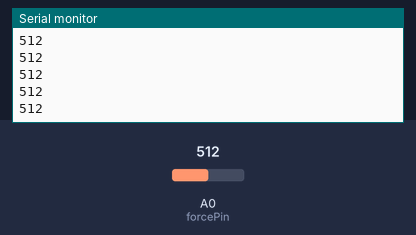
Simulated run of this sketch. Board: Arduino Uno, built with avr-gcc and run on an emulated ATmega328P. On the bench: the last lines printed to the serial monitor. The test bench sets the inputs (shaded band); at power-on: A0 (forcePin) = 512.

Above: at 1.2 s.
1.3 s: A0 (forcePin) set to 716
At 2.0 s:
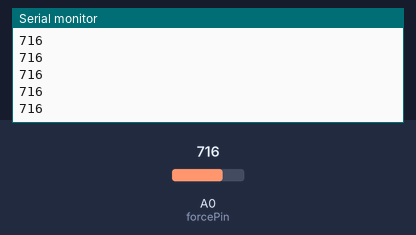
2.8 s: A0 (forcePin) set to 900
At 3.8 s:
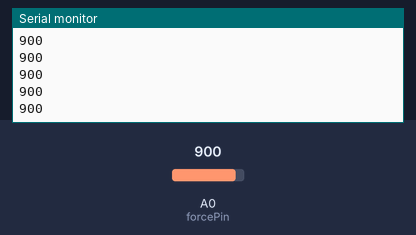
Timing chart, 0 to 5.8 s (numbered marks = the images above; inputs shaded):
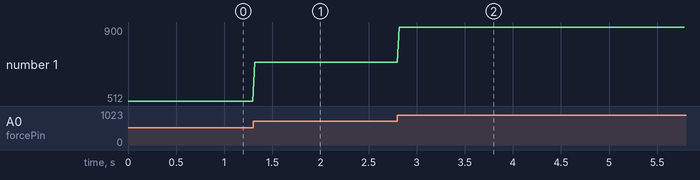

The sketch:

ForceSensor.ino
```cpp
// sensor connected to analog pin A0
const int forcePin = A0;

void setup() {
  Serial.begin(9600);
}

void loop() {
  // read pressure (0 = none, 1023 = max)
  int forceVal = analogRead(forcePin);

  Serial.println(forceVal);
  delay(20);
}
```

Measured:
- after the input at 1.3 s, the serial monitor: prints a new line at once (image 1)
- after the input at 2.8 s, the serial monitor: prints a new line at once (image 2)
- plotted number 1: 512 → 716 after the input at 1.3 s, 716 → 900 after the input at 2.8 s
